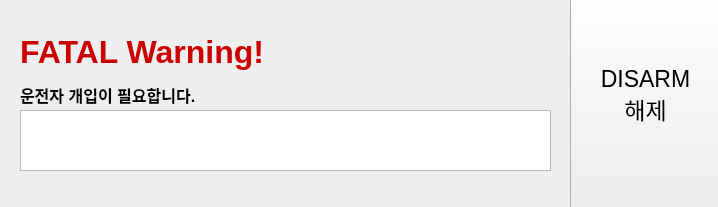
<?xml version="1.0" encoding="UTF-8"?>
<ui version="4.0">
 <class>MainWindow</class>
 <widget class="QMainWindow" name="MainWindow">
  <property name="geometry">
   <rect>
    <x>0</x>
    <y>0</y>
    <width>718</width>
    <height>207</height>
   </rect>
  </property>
  <property name="windowTitle">
   <string>ALERT</string>
  </property>
  <property name="toolButtonStyle">
   <enum>Qt::ToolButtonIconOnly</enum>
  </property>
  <property name="documentMode">
   <bool>false</bool>
  </property>
  <property name="unifiedTitleAndToolBarOnMac">
   <bool>false</bool>
  </property>
  <widget class="QWidget" name="centralwidget">
   <widget class="QLabel" name="label">
    <property name="geometry">
     <rect>
      <x>491</x>
      <y>20</y>
      <width>20</width>
      <height>61</height>
     </rect>
    </property>
    <property name="font">
     <font>
      <pointsize>17</pointsize>
     </font>
    </property>
    <property name="text">
     <string>&lt;html&gt;&lt;head/&gt;&lt;body&gt;&lt;p&gt;&lt;br/&gt;&lt;/p&gt;&lt;/body&gt;&lt;/html&gt;</string>
    </property>
   </widget>
   <widget class="QPushButton" name="pushButton">
    <property name="geometry">
     <rect>
      <x>570</x>
      <y>-20</y>
      <width>151</width>
      <height>231</height>
     </rect>
    </property>
    <property name="font">
     <font>
      <pointsize>17</pointsize>
     </font>
    </property>
    <property name="autoFillBackground">
     <bool>false</bool>
    </property>
    <property name="styleSheet">
     <string notr="true"/>
    </property>
    <property name="text">
     <string>DISARM
해제</string>
    </property>
    <property name="autoRepeat">
     <bool>true</bool>
    </property>
   </widget>
   <widget class="QListWidget" name="listWidget">
    <property name="geometry">
     <rect>
      <x>20</x>
      <y>110</y>
      <width>531</width>
      <height>61</height>
     </rect>
    </property>
   </widget>
   <widget class="QLabel" name="label_2">
    <property name="geometry">
     <rect>
      <x>20</x>
      <y>30</y>
      <width>421</width>
      <height>81</height>
     </rect>
    </property>
    <property name="font">
     <font>
      <pointsize>17</pointsize>
     </font>
    </property>
    <property name="text">
     <string>&lt;html&gt;&lt;head/&gt;&lt;body&gt;&lt;p&gt;&lt;span style=&quot; font-size:24pt; font-weight:600; color:#cc0000;&quot;&gt;FATAL Warning! &lt;/span&gt;&lt;/p&gt;&lt;p&gt;&lt;span style=&quot; font-size:12pt; font-weight:600;&quot;&gt;운전자 개입이 필요합니다.&lt;/span&gt;&lt;/p&gt;&lt;/body&gt;&lt;/html&gt;</string>
    </property>
   </widget>
  </widget>
 </widget>
 <resources/>
 <connections/>
</ui>
